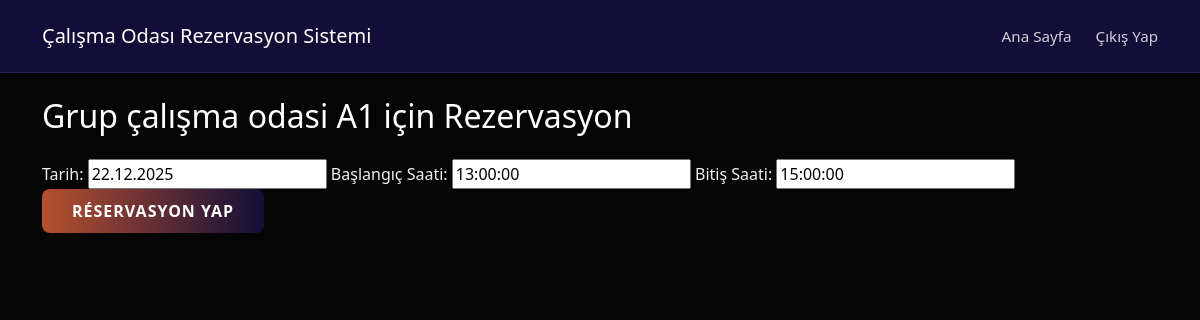
The app's page /reservations/update/4/ (signed in) with its own data.
### rooms/models.py (models this page shows, shortened)
class Room(models.Model):
    name = models.CharField(max_length=100, verbose_name="Oda Adı")
    slug = models.SlugField(unique=True, blank=True, null=True)
    capacity = models.PositiveIntegerField(verbose_name="Kapasite")
    location = models.CharField(max_length=200, verbose_name="Konum", blank=True)
    is_active = models.BooleanField(default=True, verbose_name="Aktif mi?")

### reservations/models.py (models this page shows, shortened)
class Reservation(models.Model):
    STATUS_CHOICES = [
        ('pending', 'Beklemede'),
        ('confirmed', 'Onaylandı'),
        ('canceled', 'İptal Edildi'),
    ]
    user = models.ForeignKey(settings.AUTH_USER_MODEL, on_delete=models.CASCADE, verbose_name="Kullanıcı")
    room = models.ForeignKey(Room, on_delete=models.CASCADE, verbose_name="Oda")
    date = models.DateField(verbose_name="Tarih")
    start_time = models.TimeField(verbose_name="Başlangıç Saati")
    end_time = models.TimeField(verbose_name="Bitiş Saati")
    status = models.CharField(max_length=20, choices=STATUS_CHOICES, default='pending', verbose_name="Durum")
    class Meta:
        verbose_name = "Rezervasyon"
        verbose_name_plural = "Rezervasyonlar"

### reservations/views.py (the view)
# urls.py: path('update/<int:pk>/', views.update_reservation, name='update_reservation'),
def update_reservation(request, pk):
    reservation = get_object_or_404(Reservation, pk=pk, user=request.user)
    if request.method == 'POST':
        form = ReservationForm(request.POST, instance=reservation)
        if form.is_valid():
            form.save()
            messages.success(request, "Rezervasyon güncellendi.")
            return redirect('reservations:mine')
    else:
        form = ReservationForm(instance=reservation)
    return render(request, 'create.html', {'form': form, 'room': reservation.room})

### reservations/forms.py
class ReservationForm(forms.ModelForm):
    date = forms.DateField(
        input_formats=['%d.%m.%Y'],
        widget=forms.DateInput(
            format='%d.%m.%Y',
            attrs={'placeholder': 'JJ.MM.AAAA'}
        )
    )
    class Meta:
        model = Reservation
        fields = ['date', 'start_time', 'end_time']

### reservations/templates/create.html (shortened to what this page needs)
{% extends "base.html" %}
{% load static %}
{% block content %}
  <h2 class="mb-4 text-white">{{ room.name }} için Rezervasyon</h2>
  <form method="post">
    <label for="id_date">Tarih:</label>
    {{ form.date }}
    <label for="id_start_time">Başlangıç Saati:</label>
    {{ form.start_time }}
    <label for="id_end_time">Bitiş Saati:</label>
    {{ form.end_time }}
<div class="d-flex gap-3">
    <button type="submit"class="custom-btn">Réservasyon yap</button>
</div>
  </form>
{% endblock %}

### calismaodasi/static/css/styles.css (style rules this page uses)
.dark-theme { background-color: #050505; color: #f0f0f0; min-height: 100vh; }
.custom-btn { background-image: linear-gradient(to right, #b6502f, #120e38); border: none; color: white; padding: 10px 30px; border-radius: 8px; font-weight: bold; text-transform: uppercase; letter-spacing: 1px; text-decoration: none; display: inline-block; transition: transform 0.2s ease, box-shadow 0.2s ease; }

### records on screen
Room: name "Grup çalışma odasi A1"
Reservation: date "22.12.2025", start_time "13:00:00", end_time "15:00:00"
